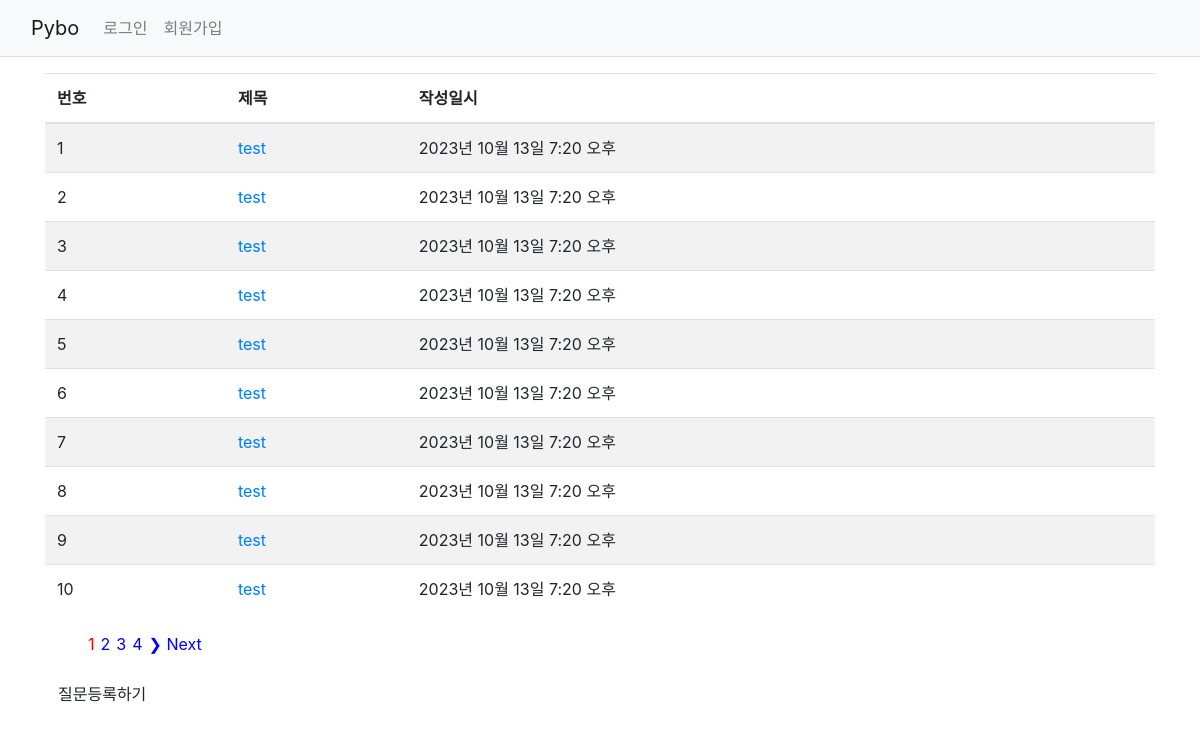
The page / on the database its author committed.
### pybo/models.py (models this page shows, shortened)
class Question(models.Model):
    author = models.ForeignKey(User, on_delete=models.CASCADE)
    subject = models.CharField(max_length = 200)
    content = models.TextField()
    create_date = models.DateTimeField()

### pybo/views.py (the view)
# urls.py: path('', views.index, name = 'index'),
def index(request):
    question_list = Question.objects.all().order_by('-create_date')
    page = request.GET.get('page')
    paginator = Paginator(question_list, 10)
    try:
        page_obj = paginator.page(page)
    except PageNotAnInteger:
        page = 1
        page_obj = paginator.page(page)
    except EmptyPage:
        page_obj = paginator.page(paginator.num_pages)
    leftIndex = (int(page) - 2)
    if leftIndex < 1:
        leftIndex = 1
    rightIndex = (int(page) + 2)
    if rightIndex > paginator.num_pages:
        rightIndex = paginator.num_pages
    custom_range = range(leftIndex, rightIndex + 1)
    context = {'question_list': question_list, 'page_obj': page_obj, 'paginator': paginator, 'custom_range': custom_range}
    return render(request, 'pybo/question_list.html', context)

### templates/pybo/question_list.html (shortened to what this page needs)
{% extends 'base.html' %}
{% block content %}
<div class = "container my-3">
    <table class ="table table-striped table-hover">
        <thead>
        <tr calss = "thead-dark">
            <th>번호</th>
            <th>제목</th>
            <th>작성일시</th>
        </tr>
        </thead>
        <tbody>
        {% if page_obj %}
        {% for question in page_obj %}
        <tr>
            <td>{{ forloop.counter}}</td>
            <td>
                <a href = "{% url 'pybo:detail' question.id %}">
                    {{ question.subject}}
                </a>
            </td>
            <td> {{ question.create_date}}</td>
        </tr>
        {% endfor %}
        {% else %}
        <tr>
            <td colspan = "3"></td>
        </tr>
        {% endif %}
        </tbody>
    </table>
    <div>
        {% if page_obj.has_other_pages %}
        <ul style = "display:flex;list-style: none;">
            {% for page in paginator.page_range %}
            {% if page == page_obj.number %}
                <li style="margin:3px"><a style="text-decoration:none; color: red;" href="?page={{page}}">{{page}}</a></li>
            {% else %}
                <li style="margin:3px"><a style="text-decoration:none; color: blue;" href="?page={{page}}">{{page}}</a></li>
            {% endif%}
            {% endfor %}
            {% if page_obj.has_next %}
            <li style = "margin:3px;"><a style = "text-decoration:none; color: blue;" href ="?page={{page_obj.next_page_number}}">&#10095; Next</a></li>
            {% endif %}
        </ul>
        {% endif %}
    </div>
    <a href ="{% url 'pybo:question_create' %}" class = "btn btn-priamry">
        질문등록하기
    </a>
</div>
{% endblock content%}

### rows shown on the page
Question: subject "test", create_date "2023년 10월 13일 7:20 오후"
Question: subject "test", create_date "2023년 10월 13일 7:20 오후"
Question: subject "test", create_date "2023년 10월 13일 7:20 오후"
Question: subject "test", create_date "2023년 10월 13일 7:20 오후"
Question: subject "test", create_date "2023년 10월 13일 7:20 오후"
Question: subject "test", create_date "2023년 10월 13일 7:20 오후"
Question: subject "test", create_date "2023년 10월 13일 7:20 오후"
Question: subject "test", create_date "2023년 10월 13일 7:20 오후"
Question: subject "test", create_date "2023년 10월 13일 7:20 오후"
Question: subject "test", create_date "2023년 10월 13일 7:20 오후"

### other values the page prints
{{ page }} "1"
{{ page }} "2" "3" "4"
